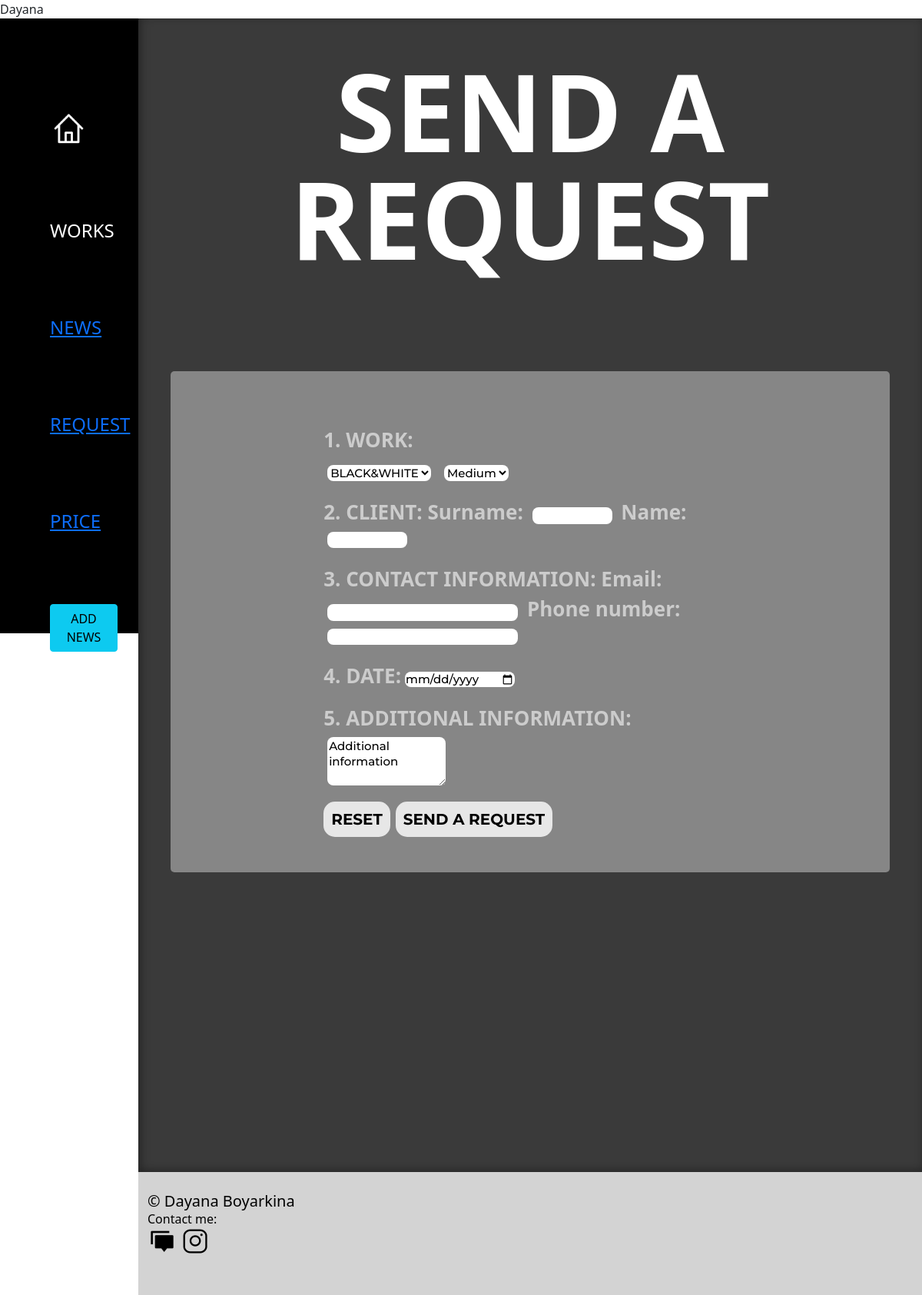
Screenshot of /news_navig/page/3 with the database file from the repository.
### news_navig/models.py (models this page shows)
class Page(models.Model):
    CONTEXT_TYPES = (
        ("PR", "price"),
        ("RE", "sendarequest"),
        ("NE", "news_home"),
    )
    title = models.CharField(verbose_name="3aroлoвoк", max_length=255, default="3aroлoвoк")
    navig = models.CharField(
        verbose_name="Haзвaниe ccылки",
        max_length=255,
        default="Haзвaниe ccылки",
    )
    navig_position = models.IntegerField(
        verbose_name="Пpиopитeт в нaвиraции (0 - иcключить)",
        default=0,
    )
    context_type = models.CharField(max_length=2, choices=CONTEXT_TYPES, default="IN")
    content = models.TextField(verbose_name="Ocнoвнoe coдepжaниe cтpaницы", default="")
    timestamp = models.DateTimeField(verbose_name="Дaтa 3aпиcи", auto_now=True)
    class Meta:
        verbose_name = "Koнтeнт тeкyщeй cтpaницы"
        verbose_name_plural = "Уникaльный кoнтeнт cтpaниц"  # noqa: RUF001
        ordering = ("-navig_position",)

### news_navig/views.py (the view)
# urls.py: path("page/<int:pk>", views.page, name="page"),
def page(request: HttpRequest, pk: int):
    menu_items = (
        Page.objects.values("id", "navig", "navig_position")
        .filter(navig_position__gt=0)
        .order_by("-navig_position")
    )
    page = Page.objects.filter(id=pk).values()[0]
    context = {
        "pk": pk,
        "menu_items": menu_items,
        "title": page["title"],
        "content": page["content"],
    }
    view_funcs = {
        "PR": price,
        "RE": sendarequest,
        "NE": news_home,
    }
    view_func = view_funcs.get(page["context_type"])
    if view_func:
        return view_func(request, context)
    raise ValueError("Bad page id")

### news_navig/views.py (called while the page is built)
def sendarequest(request, context):
    return render(request, "news_navig/sendarequest.html", context)

### news_navig/templates/news_navig/sendarequest.html (shortened to what this page needs)
{% extends 'news_navig/layout.html' %}
{% load static %}
    {% block content %}
    <section class="func">
        <div class="container">
            <h2 class="func-header">SEND A REQUEST </h2>
            <div class="funcard">
                <form class="form" name="contacts" method="post" action="mailto:dayana.boyarkina@gmail.com">
                    <p>1. WORK: <br>
                        <select class="knopka" name="Work">
                            <option class="knopka" name="BLACK&WHITE">BLACK&WHITE</option>
                        </select>
                        <select class="knopka" name="Size">
                            <option class="knopka" name="Medium">Medium</option>
                        </select>
                    </p>
                    <p> 2. CLIENT:
                        Surname: <input class="knopka" type="Text" name="last_name" value="" size="10">
                        Name: <input class="knopka" type="Text" name="first_name" value="" size="10">
                    </p>
                    <p> 3. CONTACT INFORMATION:
                        Email: <input class="knopka" type="Text" name="email" value="" size="26">
                        Phone number: <input class="knopka" type="Text" name="phone" value="" size="26">
                    </p>
                    <p> 4. DATE:<input class="knopka" type="date" id="start" name="Date"></p>
                    <p> 5. ADDITIONAL INFORMATION:<br>
                        <TEXTAREA class="knopka" name="textarea" rows=3 cols=15>Additional information</TEXTAREA>
                    </p>
                    <p> <input class="button" type="Reset" name="Reset" value="RESET">
                        <input class="button" type="Submit" name="submit" value="SEND A REQUEST">
                </form>
            </div>
        </div>
    </section>
    {% endblock %}

### news_navig/templates/news_navig/layout.html (shortened to what this page needs)
<html>
{% load static %}
<head>
    <link rel="stylesheet" href="{% static 'news_navig/css/main.css' %}">
    <link rel="stylesheet" href="https://cdn.jsdelivr.net/npm/bootstrap@5.1.3/dist/css/bootstrap.min.css">
</head>
<body>
    <aside>
        <ul>
            <li>
                <a href="{% url 'news_navig:home' %}"><img src="{% static 'news_navig/images/icons/home.png' %}"
                        width="48px" alt=home></a>
            </li>
            <li>
                <a href="#WORKS" class="func-link">WORKS</a>
            </li>
            {% for item in menu_items %}
            <li>
                <a href="{% url 'news_navig:page' pk=item.id %}" class="funk-link">
                    {{ item.navig }}
                </a>
            </li>
            {% endfor %}
            <li> <a href="{% url 'news_navig:create' %}"><button class="btn btn-info">ADD NEWS</button></a></li>
        </ul>
    </aside>
    <main>
        {% block content %}
        {% endblock %}
    </main>
    <footer class="footer">
        <div class="container">
            <div class="footer-copyright">
                <div class="footer-copyright-name">© Dayana Boyarkina
                </div>
                <div class="footer-icons">
                    <p> Contact me: </p>
                    <a href="mailto:dayana.boyarkina@gmail.com"> <img
                            src="{% static 'news_navig/images/icons/comment.png' %}" width="32px" alt=home></a>
                    <a href="https://www.instagram.com/stcheeeestch/" target="_blank"> <img
                            src="{% static '/news_navig/images/icons/instagram.png' %}" width="32px" alt=home></a>
                </div>
            </div>
        </div>
    </footer>
</body>
</html>

### news_navig/static/news_navig/css/main.css (style rules this page uses)
html { scroll-behavior: smooth; }
aside { position: fixed; float: left; background: rgb(0, 0, 0); width: 15%; padding: 2.5%; height: 100vh; font-size: 24px; font-weight: 250; }
aside ul { list-style: none; text-decoration: none; }
aside ul li { text-decoration: none; list-style: none; display: block; color: #ffffff; margin-top: 90px; transition: 0.5s ease; }
img { max-width: 100%; }
.func-link { color: rgb(255, 255, 255); transition: color 0.4s; text-decoration: none; }
.container { margin-right: auto; padding-left: 15px; padding-right: 15px; font-size: 26px; font-weight: 600; color: #cccccc; }
.func { align-items: center; width: 85%; float: right; margin-top: 0%; padding-bottom: 360px; padding-top: 0px; background: rgb(58, 58, 58); box-shadow: 3px -2px 12px 0px rgba(0, 0, 0, 0.39) inset; background-size: cover; background-blend-mode: multiply; }
.func-header { padding-top: 5%; padding-bottom: 10%; justify-content: center; font-weight: 700; font-size: 140px; line-height: 100%; text-align: center; color: #ffffff; }
.funcard { padding: 20px; background: rgb(134, 134, 134); transition: transform 0.25s; border-radius: 5px; justify-content: space-between; margin: 30px; }
.button { font-family: 'Montserrat', sans-serif; font-weight: 700; display: inline-block; background: rgba(255, 255, 255, 0.8); color: rgb(0, 0, 0); padding: 10px; border: none; border-radius: 15px; font-size: 20px; line-height: 1.3; cursor: pointer; justify-content: center; }
.knopka { font-family: 'Montserrat', sans-serif; font-weight: 500; display: inline-block; margin: 5px; background: rgb(255, 255, 255); color: rgb(0, 0, 0); border: none; border-radius: 8px; justify-content: center; font-size: 15px; line-height: 1.3; cursor: pointer; }
.footer { width: 85%; float: right; padding-top: 25px; color: rgb(0, 0, 0); background: rgb(211, 211, 211); background-size: cover; height: 160px; }
.footer-copyright { line-height: 1.3; font-size: 20px; color: rgb(0, 0, 0); }
.footer-copyright-name { font-weight: 400; color: rgb(0, 0, 0); }
.footer-copyright p { margin-bottom: 2px; font-size: 20px; font-weight: 400; color: rgb(0, 0, 0); }
.footer-icons p { font-weight: 400; font-size: 16px; }
a { margin-top: 5px; text-decoration: none; padding: 3px; }
form { margin-left: 20%; width: 60%; margin-top: 50px; }

### rows the page displays
Page: navig "NEWS"
Page: navig "REQUEST"
Page: navig "PRICE"
